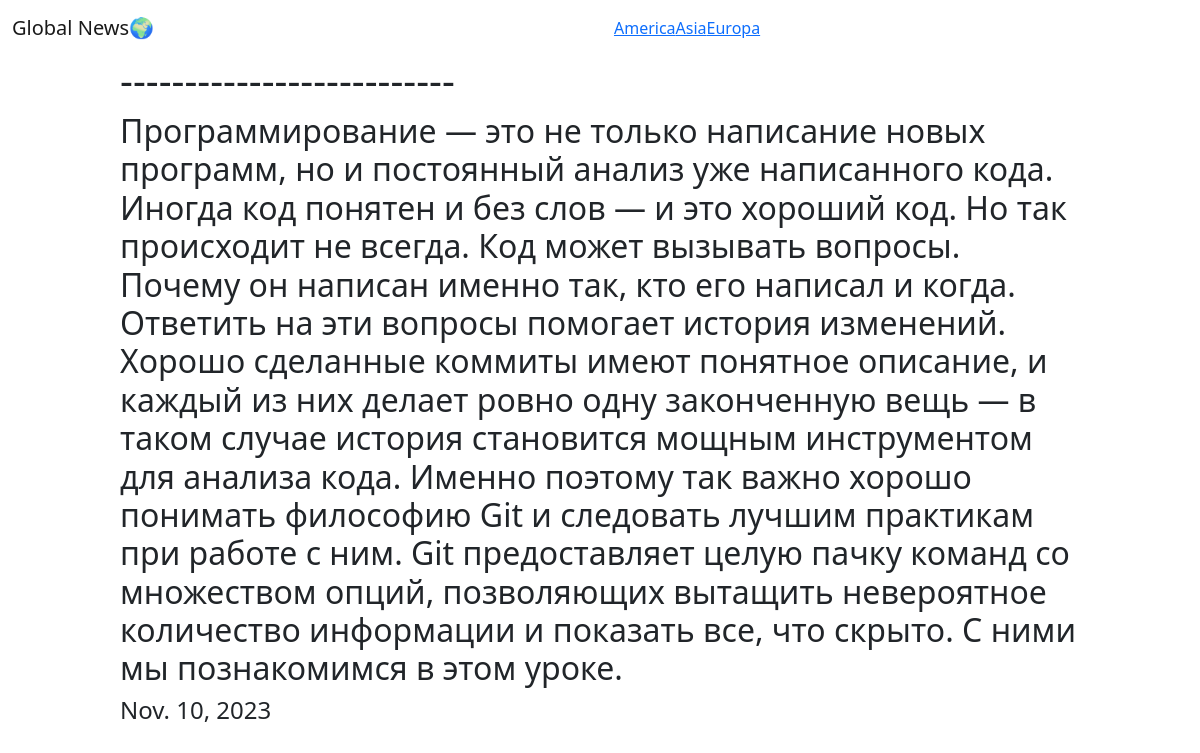
/news/3/, run on the app's committed database.
### text/models.py (models this page shows, shortened)
class Text(models.Model):
    full_text=models.TextField()
    text= models.CharField(max_length=200)
    create_date = models.DateField(auto_now_add=True)
    country = models.ForeignKey(Country, on_delete = models.CASCADE)

### text/views.py (the view)
# urls.py: path('news/<int:id>/', text.detail),
def detail(request,id):
    if request.method=='GET':
        text=Text.objects.get(id=id)
        context = {
            'text' :text
        }
        return render(request, template_name='detail.html', context=context)

### text/templates/detail.html (shortened to what this page needs)
{%extends 'index.html' %}
{%block content%}
    <div class="product">
        <h1>{{ text.text }}</h1>
        <h2>{{text.full_text}}</h2>
        <h4>{{ text.create_date }}</h4>
    </div>
{%endblock%}

### text/templates/detail.html (style rules this page uses)
.product { width: 80%; margin-left: 10%; }

### data on the page
Text: text "--------------------------", full_text "Программирование — это не только написание новых программ, но и постоянный анализ уже написанного кода. Иногда код понятен и без слов — и это хороший код. Но так происходит не всегда. Код может вызывать вопросы. Почему он написан именно так, кто его написал и когда. Ответить на эти вопросы помогает история изменений. Хорошо сделанные коммиты имеют понятное описание, и каждый из них делает ровно одну законченную вещь — в таком случае история становится мощным инструментом для анализа кода. Именно поэтому так важно хорошо понимать философию Git и следовать лучшим практикам при работе с ним. Git предоставляет целую пачку команд со множеством опций, позволяющих вытащить невероятное количество…", create_date "Nov. 10, 2023"
